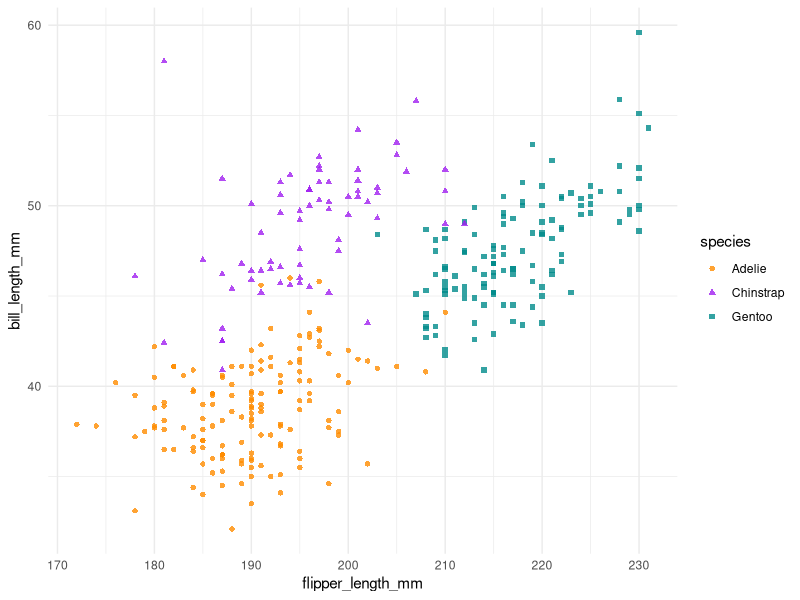
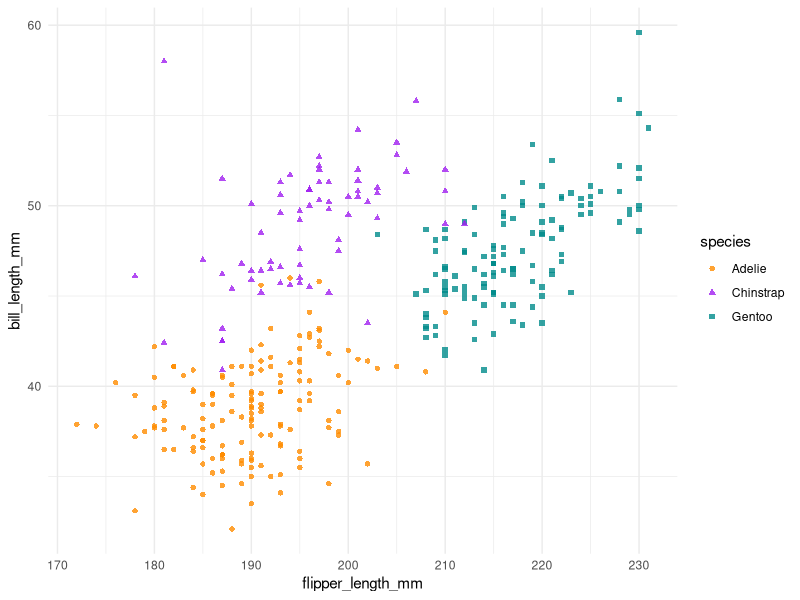

The R source for these figures, in order:
## ---- chunk 1
knitr::opts_chunk$set(
  collapse = TRUE,
  comment = "#>"
)
## ---- chunk 2
# install packages to run locally
# install.packages("palmerpenguins")
# install.packages("ggplot2")

library(palmerpenguins)
library(ggplot2)
## ---- chunk 3
ggplot(data = penguins, aes(x = flipper_length_mm,
                            y = bill_length_mm,
                            color = species)) +
  geom_point(aes(shape = species), alpha = 0.8) +
  theme_minimal() +
  scale_color_manual(values = c("darkorange","purple","cyan4")) 
## ---- chunk 4
ggplot(data = penguins, aes(x = flipper_length_mm,
                            y = bill_length_mm,
                            color = species)) +
  geom_point(aes(shape = species), alpha = 0.8) +
  theme_minimal() +
  scale_color_manual(values = c("darkorange","purple","cyan4")) 
## ---- chunk 5
knitr::include_graphics("https://pkgs.rstudio.com/rmarkdown/reference/figures/logo.png")
